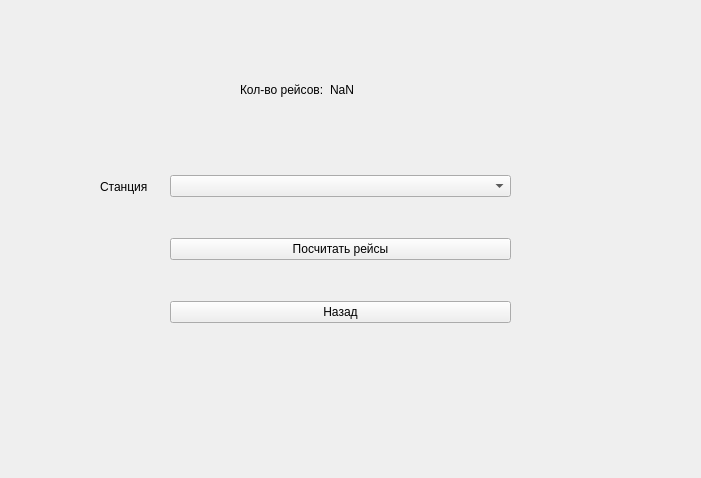
<?xml version="1.0" encoding="UTF-8"?>
<ui version="4.0">
 <class>Form</class>
 <widget class="QWidget" name="Form">
  <property name="geometry">
   <rect>
    <x>0</x>
    <y>0</y>
    <width>701</width>
    <height>478</height>
   </rect>
  </property>
  <property name="windowTitle">
   <string>Подсчет рейсов до станций</string>
  </property>
  <widget class="QWidget" name="verticalLayoutWidget">
   <property name="geometry">
    <rect>
     <x>170</x>
     <y>140</y>
     <width>341</width>
     <height>221</height>
    </rect>
   </property>
   <layout class="QVBoxLayout" name="verticalLayout">
    <item>
     <widget class="QComboBox" name="comboBox"/>
    </item>
    <item>
     <widget class="QPushButton" name="calcRoutesBtn">
      <property name="text">
       <string>Посчитать рейсы</string>
      </property>
     </widget>
    </item>
    <item>
     <widget class="QPushButton" name="backBtn">
      <property name="text">
       <string>Назад</string>
      </property>
     </widget>
    </item>
   </layout>
  </widget>
  <widget class="QLabel" name="label_2">
   <property name="geometry">
    <rect>
     <x>100</x>
     <y>180</y>
     <width>57</width>
     <height>14</height>
    </rect>
   </property>
   <property name="text">
    <string>Станция</string>
   </property>
  </widget>
  <widget class="QWidget" name="horizontalLayoutWidget">
   <property name="geometry">
    <rect>
     <x>240</x>
     <y>50</y>
     <width>160</width>
     <height>80</height>
    </rect>
   </property>
   <layout class="QHBoxLayout" name="horizontalLayout">
    <item>
     <widget class="QLabel" name="label_3">
      <property name="text">
       <string>Кол-во рейсов:</string>
      </property>
     </widget>
    </item>
    <item>
     <widget class="QLabel" name="label">
      <property name="text">
       <string>NaN</string>
      </property>
     </widget>
    </item>
   </layout>
  </widget>
 </widget>
 <resources/>
 <connections/>
</ui>
